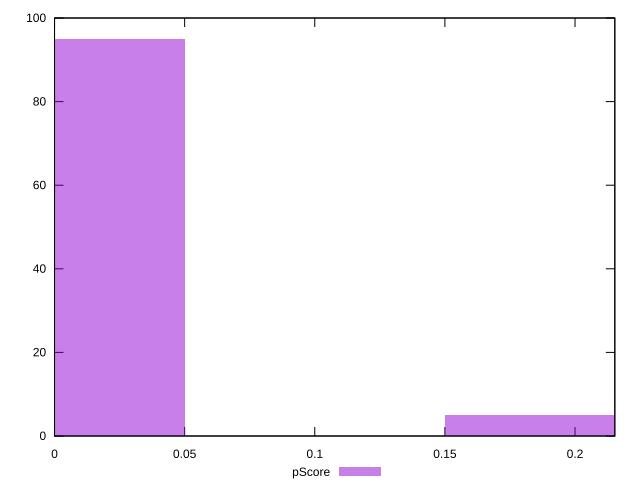

Write gnuplot code to recreate this figure.
reset

$pScore <<EOF
0 95
0.2 5
EOF

set key outside below
set boxwidth 0.1
set xrange [0:0.2152941176470588]
set yrange [0:100]
set trange [0:100]
set style fill transparent solid 0.5 noborder
set terminal svg size 640, 490 enhanced background rgb 'white'
set output "reprap/unused-javascript/samples/pages+cached+noexternal+nomedia+nocss+nojs/pScore/histogram.svg"

plot $pScore title "pScore" with boxes

reset
